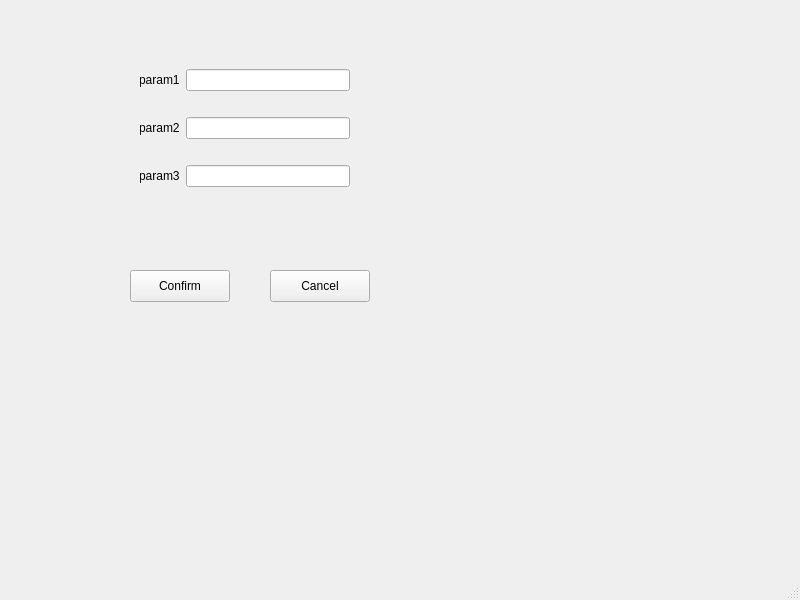
<?xml version="1.0" encoding="UTF-8"?>
<ui version="4.0">
 <class>ModelWindow</class>
 <widget class="QMainWindow" name="ModelWindow">
  <property name="geometry">
   <rect>
    <x>0</x>
    <y>0</y>
    <width>800</width>
    <height>600</height>
   </rect>
  </property>
  <property name="windowTitle">
   <string>MainWindow</string>
  </property>
  <widget class="QWidget" name="centralwidget">
   <widget class="QPushButton" name="btn_confirm">
    <property name="geometry">
     <rect>
      <x>130</x>
      <y>270</y>
      <width>100</width>
      <height>32</height>
     </rect>
    </property>
    <property name="text">
     <string>Confirm</string>
    </property>
   </widget>
   <widget class="QPushButton" name="pushButton_2">
    <property name="geometry">
     <rect>
      <x>270</x>
      <y>270</y>
      <width>100</width>
      <height>32</height>
     </rect>
    </property>
    <property name="text">
     <string>Cancel</string>
    </property>
   </widget>
   <widget class="QWidget" name="widget" native="true">
    <property name="geometry">
     <rect>
      <x>140</x>
      <y>50</y>
      <width>211</width>
      <height>161</height>
     </rect>
    </property>
    <widget class="QWidget" name="gridLayoutWidget">
     <property name="geometry">
      <rect>
       <x>-1</x>
       <y>-1</y>
       <width>211</width>
       <height>161</height>
      </rect>
     </property>
     <layout class="QGridLayout" name="gridLayout" rowstretch="0,0,0,0,0,0" columnstretch="0,0">
      <item row="5" column="0">
       <widget class="QLabel" name="label_3">
        <property name="text">
         <string>param3</string>
        </property>
       </widget>
      </item>
      <item row="1" column="0">
       <widget class="QLabel" name="label">
        <property name="text">
         <string>param1</string>
        </property>
       </widget>
      </item>
      <item row="4" column="0">
       <widget class="QLabel" name="label_2">
        <property name="text">
         <string>param2</string>
        </property>
       </widget>
      </item>
      <item row="5" column="1">
       <widget class="QLineEdit" name="param3"/>
      </item>
      <item row="1" column="1">
       <widget class="QLineEdit" name="param1"/>
      </item>
      <item row="4" column="1">
       <widget class="QLineEdit" name="param2"/>
      </item>
     </layout>
    </widget>
   </widget>
  </widget>
  <widget class="QMenuBar" name="menubar">
   <property name="geometry">
    <rect>
     <x>0</x>
     <y>0</y>
     <width>800</width>
     <height>24</height>
    </rect>
   </property>
  </widget>
  <widget class="QStatusBar" name="statusbar"/>
 </widget>
 <resources/>
 <connections/>
</ui>
